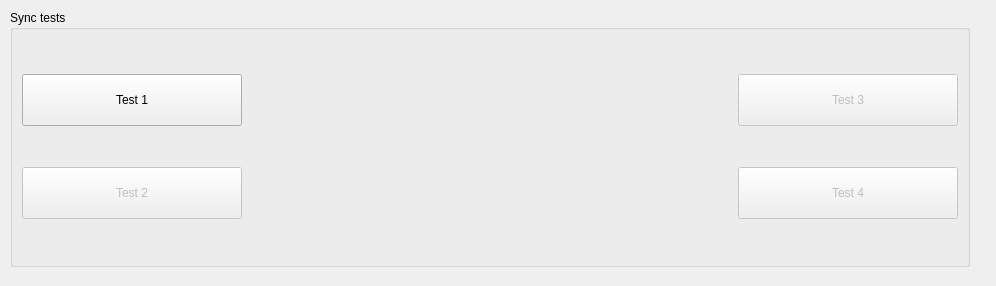
<?xml version="1.0" encoding="UTF-8"?>
<ui version="4.0">
 <class>tab_sync_tests</class>
 <widget class="QWidget" name="tab_sync_tests">
  <property name="geometry">
   <rect>
    <x>0</x>
    <y>0</y>
    <width>996</width>
    <height>286</height>
   </rect>
  </property>
  <property name="windowTitle">
   <string>Form</string>
  </property>
  <widget class="QGroupBox" name="groupBox_3">
   <property name="geometry">
    <rect>
     <x>10</x>
     <y>10</y>
     <width>960</width>
     <height>257</height>
    </rect>
   </property>
   <property name="minimumSize">
    <size>
     <width>960</width>
     <height>257</height>
    </size>
   </property>
   <property name="maximumSize">
    <size>
     <width>960</width>
     <height>257</height>
    </size>
   </property>
   <property name="title">
    <string>Sync tests</string>
   </property>
   <layout class="QHBoxLayout" name="horizontalLayout_2">
    <item>
     <layout class="QHBoxLayout" name="horizontalLayout">
      <item>
       <layout class="QVBoxLayout" name="verticalLayout_2">
        <item>
         <widget class="QPushButton" name="btnTest1">
          <property name="enabled">
           <bool>true</bool>
          </property>
          <property name="sizePolicy">
           <sizepolicy hsizetype="Fixed" vsizetype="Fixed">
            <horstretch>0</horstretch>
            <verstretch>0</verstretch>
           </sizepolicy>
          </property>
          <property name="minimumSize">
           <size>
            <width>220</width>
            <height>52</height>
           </size>
          </property>
          <property name="maximumSize">
           <size>
            <width>220</width>
            <height>52</height>
           </size>
          </property>
          <property name="text">
           <string>Test 1</string>
          </property>
         </widget>
        </item>
        <item>
         <widget class="QPushButton" name="btnTest2">
          <property name="enabled">
           <bool>false</bool>
          </property>
          <property name="sizePolicy">
           <sizepolicy hsizetype="Fixed" vsizetype="Fixed">
            <horstretch>0</horstretch>
            <verstretch>0</verstretch>
           </sizepolicy>
          </property>
          <property name="minimumSize">
           <size>
            <width>220</width>
            <height>52</height>
           </size>
          </property>
          <property name="maximumSize">
           <size>
            <width>220</width>
            <height>52</height>
           </size>
          </property>
          <property name="text">
           <string>Test 2</string>
          </property>
         </widget>
        </item>
       </layout>
      </item>
      <item>
       <spacer name="horizontalSpacer">
        <property name="orientation">
         <enum>Qt::Horizontal</enum>
        </property>
        <property name="sizeHint" stdset="0">
         <size>
          <width>318</width>
          <height>20</height>
         </size>
        </property>
       </spacer>
      </item>
      <item>
       <layout class="QVBoxLayout" name="verticalLayout">
        <item>
         <widget class="QPushButton" name="btnTest3">
          <property name="enabled">
           <bool>false</bool>
          </property>
          <property name="minimumSize">
           <size>
            <width>220</width>
            <height>52</height>
           </size>
          </property>
          <property name="maximumSize">
           <size>
            <width>220</width>
            <height>52</height>
           </size>
          </property>
          <property name="text">
           <string>Test 3</string>
          </property>
         </widget>
        </item>
        <item>
         <widget class="QPushButton" name="btnTest4">
          <property name="enabled">
           <bool>false</bool>
          </property>
          <property name="minimumSize">
           <size>
            <width>220</width>
            <height>52</height>
           </size>
          </property>
          <property name="maximumSize">
           <size>
            <width>220</width>
            <height>52</height>
           </size>
          </property>
          <property name="text">
           <string>Test 4</string>
          </property>
         </widget>
        </item>
       </layout>
      </item>
     </layout>
    </item>
   </layout>
  </widget>
 </widget>
 <resources/>
 <connections/>
</ui>
